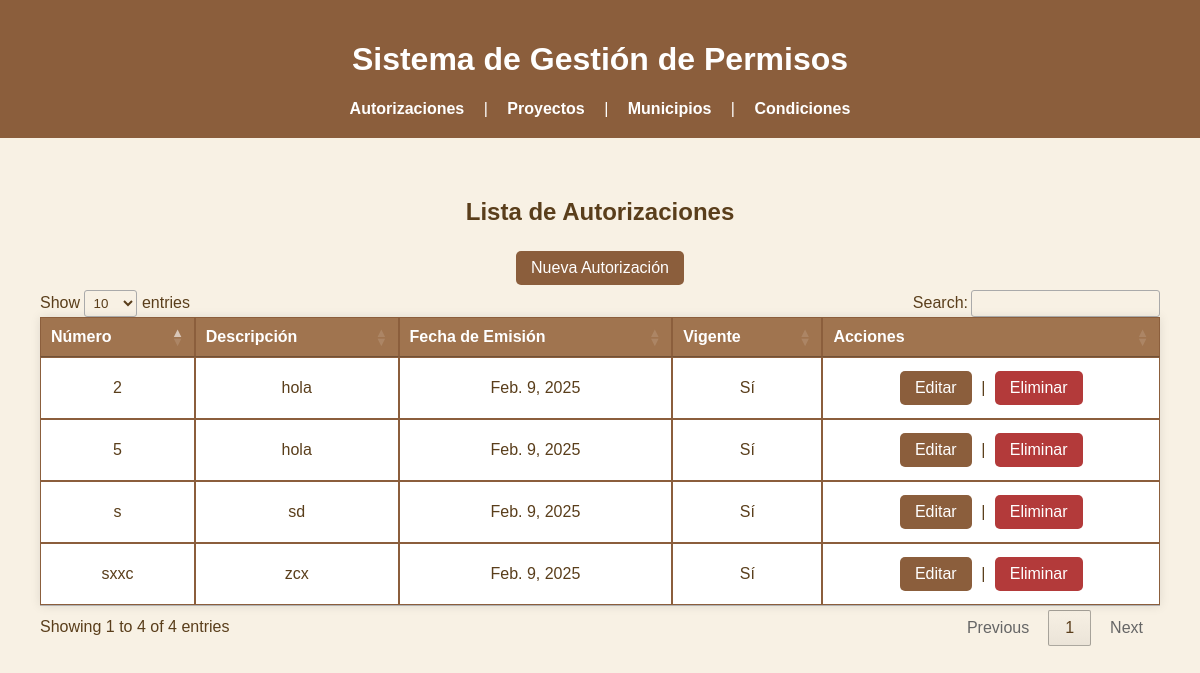
Page /autorizaciones/ on the committed database.
### autorizaciones/models.py (models this page shows, shortened)
class Autorizacion(models.Model):
    numero = models.CharField(max_length=20, unique=True)
    descripcion = models.TextField()
    fecha_emision = models.DateField(auto_now_add=True)
    vigente = models.BooleanField(default=True)

### autorizaciones/views.py (the view)
# urls.py: path('', lista_autorizaciones, name='lista_autorizaciones'),
def lista_autorizaciones(request):
    autorizaciones = Autorizacion.objects.all()
    return render(request, 'autorizaciones/lista.html', {'autorizaciones': autorizaciones})

### autorizaciones/templates/autorizaciones/lista.html (shortened to what this page needs)
{% extends 'base.html' %}
{% block content %}
<!DOCTYPE html>
<html lang="es">
<head>
    <link rel="stylesheet"  href="//cdn.datatables.net/2.2.1/css/dataTables.dataTables.min.css">
    <link rel="stylesheet"  href="//cdn.datatables.net/2.2.1/css/dataTables.dataTables.min.css">
    <link rel="stylesheet">
</head>
<body>
    <main>
        <section>
            <h2>Lista de Autorizaciones</h2>
            <a href="{% url 'crear_autorizacion' %}" class="btn">Nueva Autorización</a>
            <table class="table table-bordered table-striped table-hover" id="tbl_autorizacion">
                <thead>
                    <tr>
                        <th>Número</th>
                        <th>Descripción</th>
                        <th>Fecha de Emisión</th>
                        <th>Vigente</th>
                        <th>Acciones</th>
                    </tr>
                </thead>
                <tbody>
                    {% for autorizacion in autorizaciones %}
                    <tr>
                        <td>{{ autorizacion.numero }}</td>
                        <td>{{ autorizacion.descripcion }}</td>
                        <td>{{ autorizacion.fecha_emision }}</td>
                        <td>{{ autorizacion.vigente|yesno:"Sí,No" }}</td>
                        <td>
                            <a href="{% url 'editar_autorizacion' autorizacion.id %}" class="btn">Editar</a> |
                            <a href="{% url 'eliminar_autorizacion' autorizacion.id %}" class="btn btn-danger">Eliminar</a>
                        </td>
                    </tr>
                    {% endfor %}
                </tbody>
            </table>
        </section>
    </main>
</body>
</html>
{% endblock %}

### autorizaciones/templates/base.html (shortened to what this page needs)
<!DOCTYPE html>
<html lang="es">
<head>
    <link href="https://cdn.datatables.net/1.13.1/css/jquery.dataTables.min.css" rel="stylesheet" />
    <link href="https://cdn.datatables.net/buttons/2.2.2/css/buttons.dataTables.min.css" rel="stylesheet" />
</head>
<body>
    <header>
        <h1>Sistema de Gestión de Permisos</h1>
        <nav>
            <a href="{% url 'lista_autorizaciones' %}">Autorizaciones</a> |
            <a href="{% url 'lista_proyectos' %}">Proyectos</a> |
            <a href="{% url 'lista_municipios' %}">Municipios</a> |
            <a href="{% url 'lista_condiciones' %}">Condiciones</a>
        </nav>
    </header>
    <main>
        {% block content %}
        {% endblock %}
    </main>
</body>
</html>

### autorizaciones/templates/base.html (style rules this page uses)
body { font-family: Arial, sans-serif; background-color: #f8f1e4; color: #5a3e1b; margin: 0; padding: 0; text-align: center; }
header { background-color: #8b5e3c; color: white; padding: 20px; }
nav { margin-top: 10px; }
nav a { color: white; text-decoration: none; font-weight: bold; margin: 0 15px; }
main { padding: 20px; }
table { width: 100%; border-collapse: collapse; margin-top: 20px; background-color: white; }
th, td { border: 1px solid #8b5e3c; padding: 10px; text-align: center; }
th { background-color: #a0744f; color: white; }

### autorizaciones/templates/autorizaciones/lista.html (style rules this page uses)
.btn { background-color: #8b5e3c; color: white; padding: 8px 15px; text-decoration: none; border-radius: 5px; display: inline-block; margin: 5px; transition: background-color 0.3s ease; }
.btn-danger { background-color: #b33a3a; }
table { width: 80%; margin: 20px auto; border-collapse: collapse; background-color: white; box-shadow: 0px 0px 10px rgba(0, 0, 0, 0.1); }
th, td { border: 1px solid #8b5e3c; padding: 10px; text-align: center; }
th { background-color: #a0744f; color: white; }

### rows in the picture
Autorizacion: numero "2", descripcion "hola", fecha_emision "Feb. 9, 2025", vigente "Sí"
Autorizacion: numero "5", descripcion "hola", fecha_emision "Feb. 9, 2025", vigente "Sí"
Autorizacion: numero "s", descripcion "sd", fecha_emision "Feb. 9, 2025", vigente "Sí"
Autorizacion: numero "sxxc", descripcion "zcx", fecha_emision "Feb. 9, 2025", vigente "Sí"
